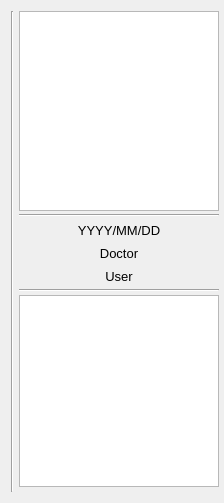
      <widget class="QWidget" name="layoutWidget">
       <layout class="QHBoxLayout" name="horizontalLayout_5">
        <property name="spacing">
         <number>5</number>
        </property>
        <property name="sizeConstraint">
         <enum>QLayout::SetMinAndMaxSize</enum>
        </property>
        <property name="rightMargin">
         <number>0</number>
        </property>
        <item>
         <widget class="Line" name="line_9">
          <property name="orientation">
           <enum>Qt::Vertical</enum>
          </property>
         </widget>
        </item>
        <item>
         <layout class="QVBoxLayout" name="verticalLayout">
          <property name="spacing">
           <number>3</number>
          </property>
          <property name="sizeConstraint">
           <enum>QLayout::SetMinimumSize</enum>
          </property>
          <property name="leftMargin">
           <number>0</number>
          </property>
          <property name="rightMargin">
           <number>5</number>
          </property>
          <property name="bottomMargin">
           <number>5</number>
          </property>
          <item>
           <widget class="QGraphicsView" name="graphicsView_logo">
            <property name="sizePolicy">
             <sizepolicy hsizetype="Preferred" vsizetype="Fixed">
              <horstretch>0</horstretch>
              <verstretch>0</verstretch>
             </sizepolicy>
            </property>
            <property name="minimumSize">
             <size>
              <width>200</width>
              <height>200</height>
             </size>
            </property>
            <property name="maximumSize">
             <size>
              <width>200</width>
              <height>200</height>
             </size>
            </property>
           </widget>
          </item>
          <item>
           <widget class="Line" name="line_12">
            <property name="sizePolicy">
             <sizepolicy hsizetype="Expanding" vsizetype="Fixed">
              <horstretch>0</horstretch>
              <verstretch>0</verstretch>
             </sizepolicy>
            </property>
            <property name="minimumSize">
             <size>
              <width>100</width>
              <height>0</height>
             </size>
            </property>
            <property name="maximumSize">
             <size>
              <width>200</width>
              <height>16777215</height>
             </size>
            </property>
            <property name="orientation">
             <enum>Qt::Horizontal</enum>
            </property>
           </widget>
          </item>
          <item>
           <widget class="QLabel" name="label_date">
            <property name="sizePolicy">
             <sizepolicy hsizetype="Expanding" vsizetype="Fixed">
              <horstretch>0</horstretch>
              <verstretch>0</verstretch>
             </sizepolicy>
            </property>
            <property name="minimumSize">
             <size>
              <width>200</width>
              <height>20</height>
             </size>
            </property>
            <property name="maximumSize">
             <size>
              <width>200</width>
              <height>50</height>
             </size>
            </property>
            <property name="font">
             <font>
              <pointsize>10</pointsize>
             </font>
            </property>
            <property name="text">
             <string>YYYY/MM/DD</string>
            </property>
            <property name="alignment">
             <set>Qt::AlignCenter</set>
            </property>
           </widget>
          </item>
          <item>
           <widget class="QLabel" name="label_doctor">
            <property name="sizePolicy">
             <sizepolicy hsizetype="Expanding" vsizetype="Preferred">
              <horstretch>0</horstretch>
              <verstretch>0</verstretch>
             </sizepolicy>
            </property>
            <property name="minimumSize">
             <size>
              <width>200</width>
              <height>20</height>
             </size>
            </property>
            <property name="maximumSize">
             <size>
              <width>200</width>
              <height>16777215</height>
             </size>
            </property>
            <property name="font">
             <font>
              <pointsize>10</pointsize>
             </font>
            </property>
            <property name="text">
             <string>Doctor</string>
            </property>
            <property name="alignment">
             <set>Qt::AlignCenter</set>
            </property>
           </widget>
          </item>
          <item>
           <widget class="QLabel" name="label_user">
            <property name="sizePolicy">
             <sizepolicy hsizetype="Expanding" vsizetype="Preferred">
              <horstretch>0</horstretch>
              <verstretch>0</verstretch>
             </sizepolicy>
            </property>
            <property name="minimumSize">
             <size>
              <width>200</width>
              <height>20</height>
             </size>
            </property>
            <property name="maximumSize">
             <size>
              <width>200</width>
              <height>16777215</height>
             </size>
            </property>
            <property name="font">
             <font>
              <pointsize>10</pointsize>
             </font>
            </property>
            <property name="text">
             <string>User</string>
            </property>
            <property name="alignment">
             <set>Qt::AlignCenter</set>
            </property>
           </widget>
          </item>
          <item>
           <widget class="Line" name="line">
            <property name="sizePolicy">
             <sizepolicy hsizetype="Expanding" vsizetype="Fixed">
              <horstretch>0</horstretch>
              <verstretch>0</verstretch>
             </sizepolicy>
            </property>
            <property name="minimumSize">
             <size>
              <width>100</width>
              <height>0</height>
             </size>
            </property>
            <property name="maximumSize">
             <size>
              <width>200</width>
              <height>16777215</height>
             </size>
            </property>
            <property name="orientation">
             <enum>Qt::Horizontal</enum>
            </property>
           </widget>
          </item>
          <item>
           <widget class="QTreeWidget" name="treeWidget">
            <property name="sizePolicy">
             <sizepolicy hsizetype="Expanding" vsizetype="Expanding">
              <horstretch>0</horstretch>
              <verstretch>0</verstretch>
             </sizepolicy>
            </property>
            <property name="minimumSize">
             <size>
              <width>200</width>
              <height>0</height>
             </size>
            </property>
            <property name="maximumSize">
             <size>
              <width>200</width>
              <height>16777215</height>
             </size>
            </property>
            <property name="font">
             <font>
              <weight>75</weight>
              <bold>true</bold>
             </font>
            </property>
            <attribute name="headerVisible">
             <bool>false</bool>
            </attribute>
            <column>
             <property name="text">
              <string notr="true">1</string>
             </property>
            </column>
           </widget>
          </item>
         </layout>
        </item>
       </layout>
      </widget>
